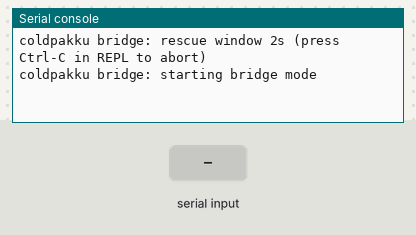
Recording of a program running on a simulated Raspberry Pi Pico running MicroPython. Parts: the last lines printed to the serial console. The test bench sets the inputs (shaded band).

Above: at 3.2 s.
3.3 s: "1\n" received over the second serial link
At 3.8 s:
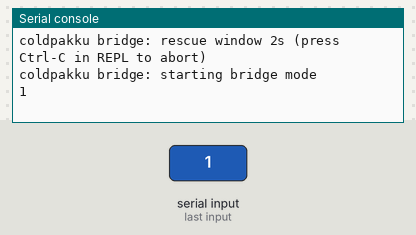
4.8 s: "0\n" received over the second serial link
At 6.1 s:
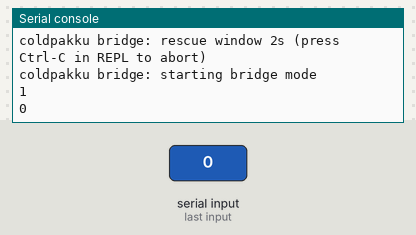

The program:

main.py
```python
# USB-CDC <-> UART0 bridge for Raspberry Pi Pico (RP2040).
#
# Replaces the old bridge based on a Raspberry Pi 3/4 + /dev/ttyS0.
# The Pico is natively 3.3V CMOS on GP0/GP1, the same electrical level
# as the GBA's SIO in UART mode, so NO level shifter is needed.
#
# Wiring (see docs/PICO_BRIDGE.md):
#   GBA pin 2 (SO, red)     -> Pico GP1 (UART0 RX)
#   GBA pin 3 (SI, orange)  -> Pico GP0 (UART0 TX)
#   GBA pin 6 (GND, blue)   -> Pico GND
#   GBA pin 1 (VDD)         -> NC (the Pico is powered over USB)
#
# Installation:
#   1. Flash MicroPython: grab the official UF2 from
#      https://micropython.org/download/RPI_PICO/ and drag it onto the
#      RPI-RP2 drive that appears when you press BOOTSEL.
#   2. Copy this file as `main.py` to the Pico's filesystem
#      (`mpremote cp pico/main.py :main.py`, or via Thonny).
#   3. Unplug and replug USB. It shows up as /dev/ttyACM0 (Linux) or
#      COMx (Windows). The bridge starts on its own at every boot.
#
# RESCUE WINDOW (important):
#   During the first 2 seconds after boot, Ctrl-C is NOT disabled. If
#   you press Ctrl-C inside `mpremote repl` during that window, the
#   script is interrupted and you land in the REPL so you can reflash
#   without going into BOOTSEL mode. After 2s, kbd_intr(-1) makes the
#   bridge immune to binary bytes (including 0x03) on stdin.
#
# Quick smoke-test (no GBA, loop TX-RX by jumpering GP0 to GP1):
#   python3 -c "import serial; s=serial.Serial('/dev/ttyACM0',115200); \
#                s.write(b'ping\\n'); print(s.read(5))"

import sys
import select
import time
import micropython
from machine import UART, Pin

# === 2-second rescue window (Ctrl-C still kills the script) ==============
print("coldpakku bridge: rescue window 2s (press Ctrl-C in REPL to abort)")
for i in range(20):
    time.sleep_ms(100)
print("coldpakku bridge: starting bridge mode")

# === Real bridge =========================================================
# CRITICAL: now disable the Ctrl-C interceptor on stdin. Without this any
# 0x03 byte coming over USB-CDC kills the loop. We are transporting
# binary RLP, so this is mandatory.
micropython.kbd_intr(-1)

uart = UART(
    0,
    baudrate=115200,
    bits=8,
    parity=None,
    stop=1,
    tx=Pin(0),
    rx=Pin(1),
    timeout=0,
    timeout_char=2,
    rxbuf=512,
    txbuf=512,
)

poller = select.poll()
poller.register(sys.stdin, select.POLLIN)

try:
    while True:
        # GBA -> PC: drain UART and flush to USB-CDC.
        if uart.any():
            chunk = uart.read(64)
            if chunk:
                sys.stdout.buffer.write(chunk)

        # PC -> GBA: read from USB-CDC (non-blocking via poll) and push to UART.
        # Important: use read1() so we don't block if poll() lies about the
        # number of available bytes. read() blocks waiting for the N bytes.
        if poller.poll(0):
            try:
                b = sys.stdin.buffer.read1(64)
            except AttributeError:
                # micropython without read1: fall back to read(1) (one byte at a time)
                b = sys.stdin.buffer.read(1)
            if b:
                uart.write(b)
except Exception as e:
    sys.stderr.write("bridge crash: %r\n" % e)
    time.sleep_ms(200)
    import machine
    machine.reset()
```

Measured:
- after the input at 3.3 s, the serial console: prints a new line at once (image 1)
- after the input at 4.8 s, the serial console: prints a new line at once (image 2)
